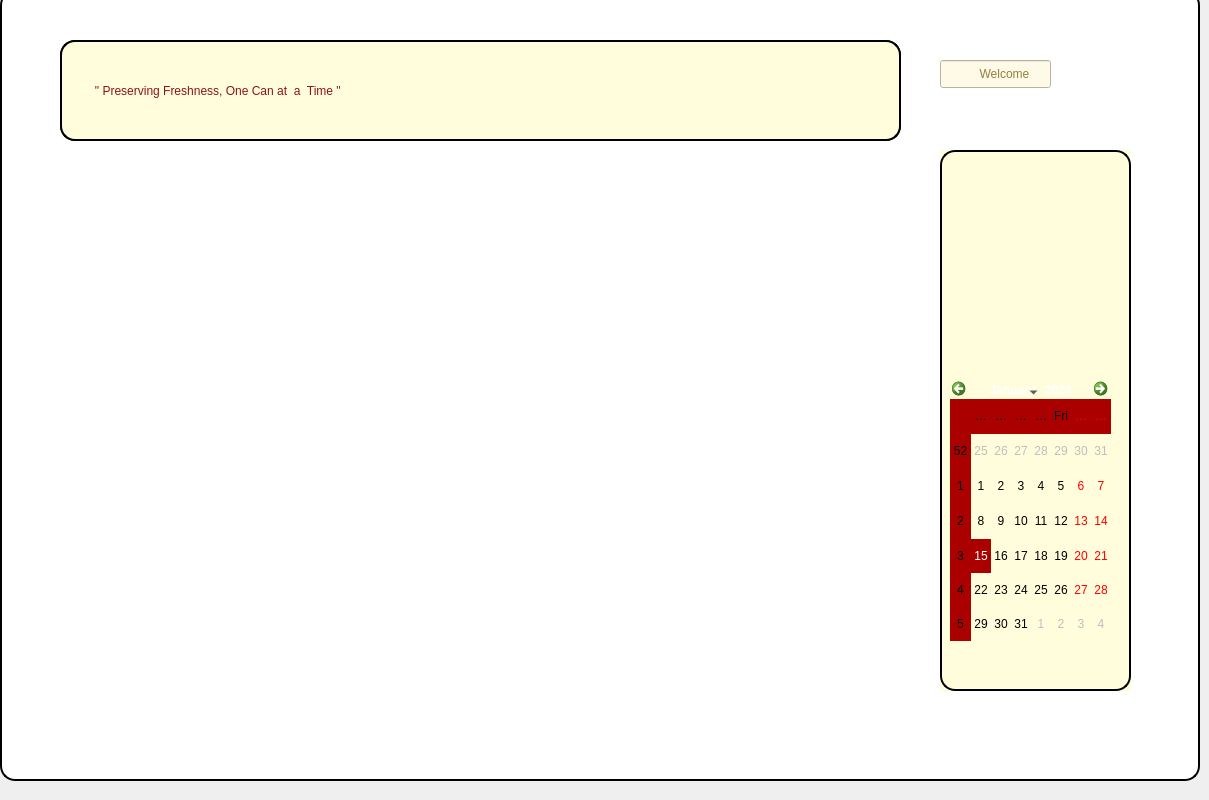
    <widget class="QWidget" name="page_home">
     <widget class="QFrame" name="frame_2">
      <property name="geometry">
       <rect>
        <x>0</x>
        <y>-10</y>
        <width>1200</width>
        <height>791</height>
       </rect>
      </property>
      <property name="maximumSize">
       <size>
        <width>1200</width>
        <height>1200</height>
       </size>
      </property>
      <property name="statusTip">
       <string>ic</string>
      </property>
      <property name="styleSheet">
       <string notr="true">#frame_2{
border: 2px solid;
border-color: rgb(0, 0, 0);
background-color: rgb(255, 249, 231);
background-color: rgb(255, 255, 255);
border-radius: 15px;
}</string>
      </property>
      <property name="frameShape">
       <enum>QFrame::Shape::StyledPanel</enum>
      </property>
      <property name="frameShadow">
       <enum>QFrame::Shadow::Raised</enum>
      </property>
      <widget class="QWidget" name="widget_2" native="true">
       <property name="geometry">
        <rect>
         <x>60</x>
         <y>50</y>
         <width>841</width>
         <height>101</height>
        </rect>
       </property>
       <property name="styleSheet">
        <string notr="true">background-color: rgb(255, 253, 219);
border-radius: 15px;
border: 2px solid </string>
       </property>
       <widget class="QLabel" name="label_20">
        <property name="geometry">
         <rect>
          <x>0</x>
          <y>0</y>
          <width>841</width>
          <height>101</height>
         </rect>
        </property>
        <property name="styleSheet">
         <string notr="true">color: rgb(139, 21, 21);
border-color: rgb(0, 0, 0);

font: 28pt &quot;Pristina&quot;;</string>
        </property>
        <property name="text">
         <string>         &quot; Preserving Freshness, One Can at  a  Time &quot;</string>
        </property>
       </widget>
      </widget>
      <widget class="QLineEdit" name="lineEdit_6">
       <property name="geometry">
        <rect>
         <x>940</x>
         <y>70</y>
         <width>111</width>
         <height>28</height>
        </rect>
       </property>
       <property name="styleSheet">
        <string notr="true">background-color: rgb(255, 249, 231);
font: 20pt &quot;Rage Italic&quot;;
color: rgb(148, 125, 66);</string>
       </property>
       <property name="text">
        <string>           Welcome</string>
       </property>
       <property name="dragEnabled">
        <bool>false</bool>
       </property>
      </widget>
      <widget class="QLabel" name="label_24">
       <property name="geometry">
        <rect>
         <x>1070</x>
         <y>60</y>
         <width>63</width>
         <height>61</height>
        </rect>
       </property>
       <property name="styleSheet">
        <string notr="true">border:none;</string>
       </property>
       <property name="text">
        <string/>
       </property>
       <property name="pixmap">
        <pixmap resource="resources.qrc">:/home page/user (1).png</pixmap>
       </property>
       <property name="scaledContents">
        <bool>true</bool>
       </property>
      </widget>
      <widget class="QWidget" name="widget_3" native="true">
       <property name="geometry">
        <rect>
         <x>940</x>
         <y>160</y>
         <width>191</width>
         <height>541</height>
        </rect>
       </property>
       <property name="styleSheet">
        <string notr="true">border-left-color: rgb(7, 7, 7);
border-color: rgb(0, 0, 0);
background-color: rgb(255, 253, 219);</string>
       </property>
       <widget class="QWidget" name="widget_4" native="true">
        <property name="geometry">
         <rect>
          <x>0</x>
          <y>0</y>
          <width>191</width>
          <height>541</height>
         </rect>
        </property>
        <property name="styleSheet">
         <string notr="true">background-color: rgb(255, 253, 219);
border-radius: 15px;
border: 2px solid </string>
        </property>
        <widget class="QCalendarWidget" name="calendarWidget">
         <property name="geometry">
          <rect>
           <x>10</x>
           <y>230</y>
           <width>161</width>
           <height>261</height>
          </rect>
         </property>
         <property name="styleSheet">
          <string notr="true">selection-background-color: rgb(170, 0, 0);
alternate-background-color: rgb(170, 0, 0);
border: none;</string>
         </property>
        </widget>
       </widget>
      </widget>
     </widget>
    </widget>
